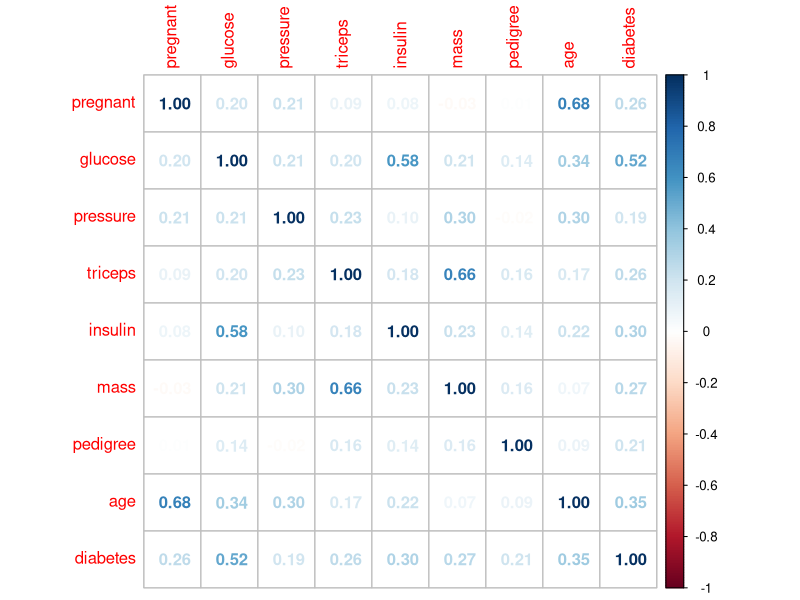
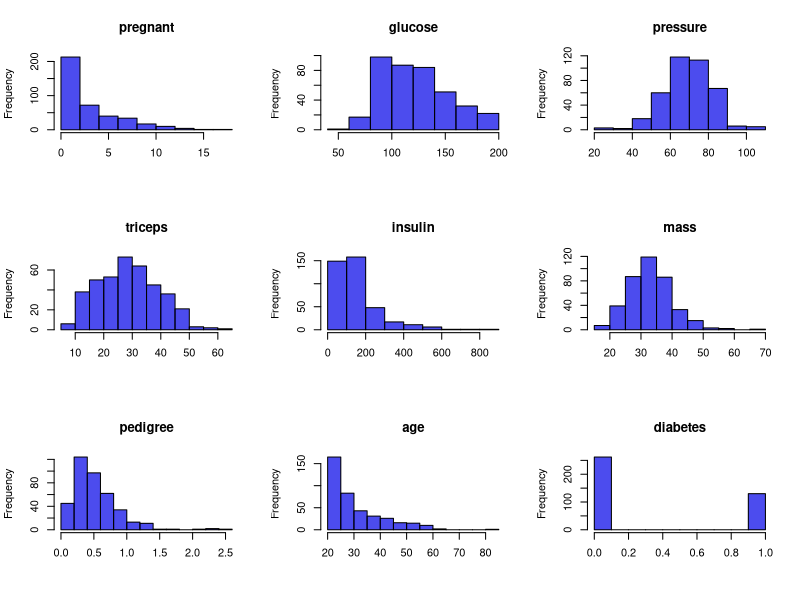
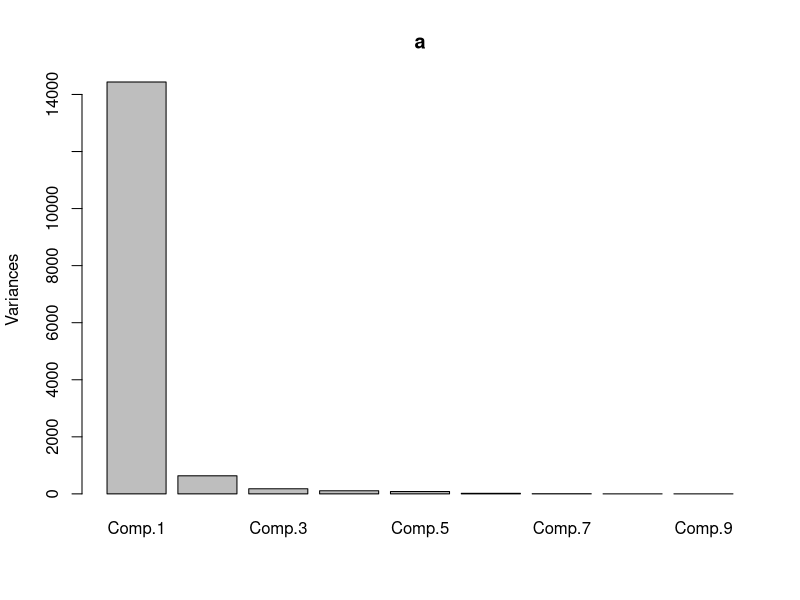
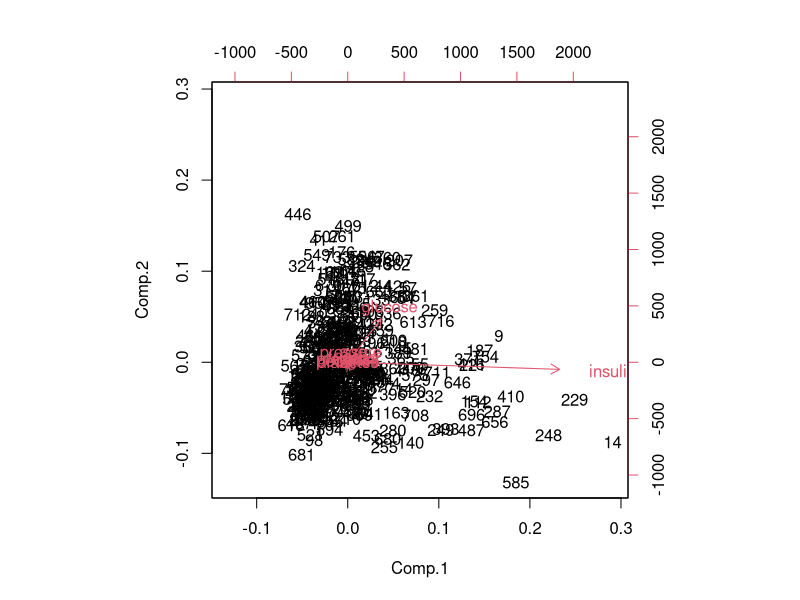
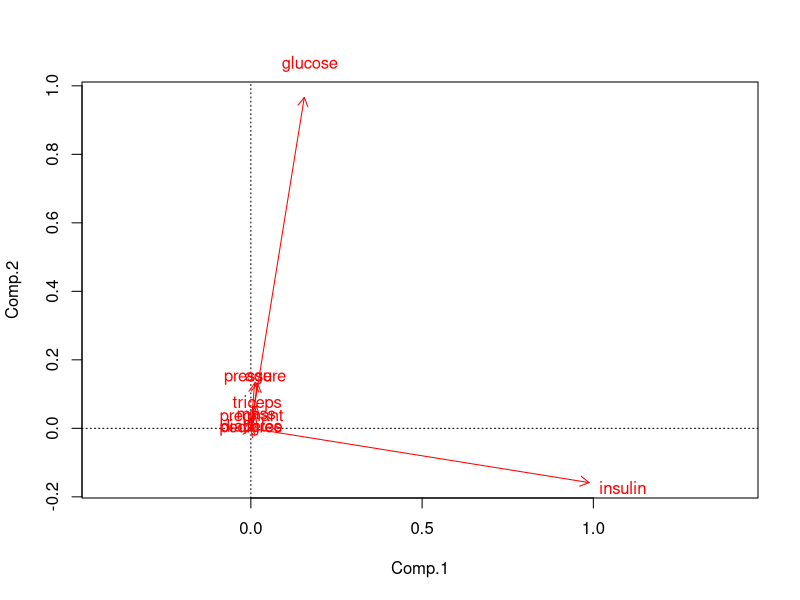
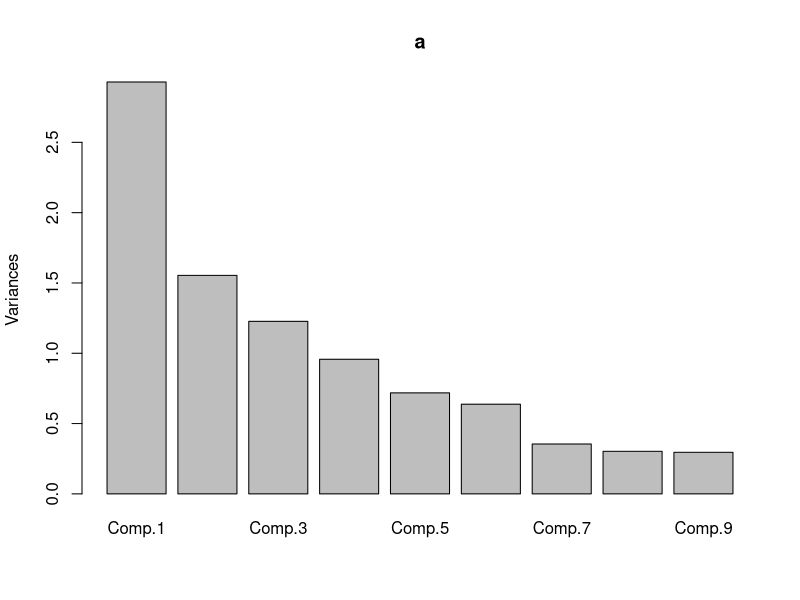
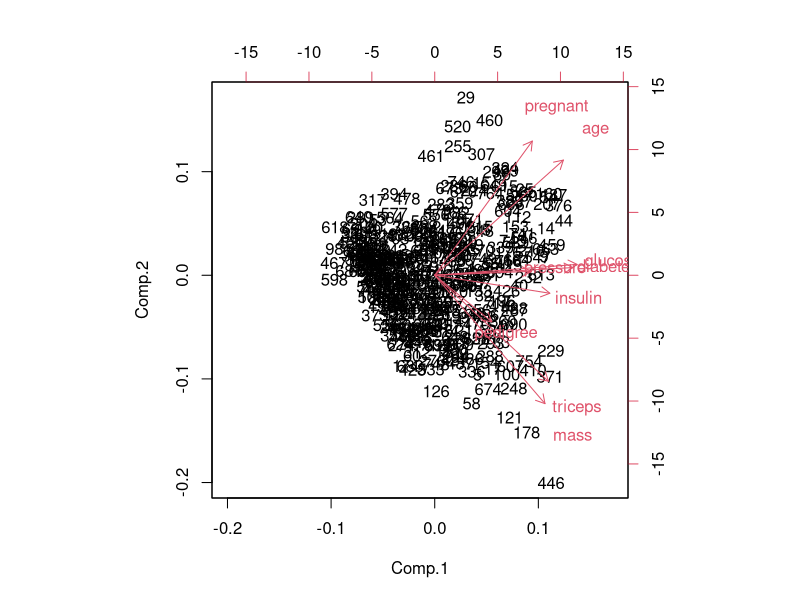
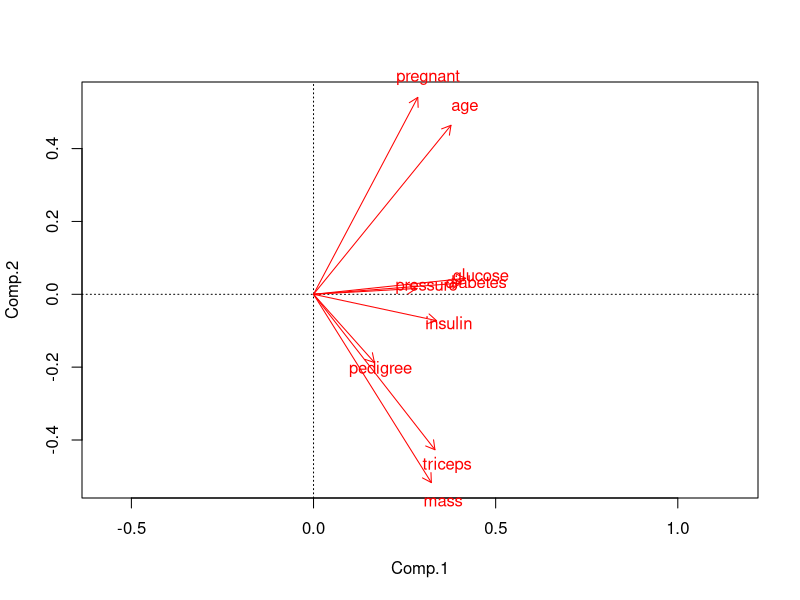

R code for these plots, in order:
require("mlbench")
require("corrplot")
require("class")
data(PimaIndiansDiabetes2,package = "mlbench") #see note about correction to dataset at https://www.rdocumentation.org/packages/mlbench/versions/2.1-1/topics/PimaIndiansDiabetes
Pima <- PimaIndiansDiabetes2;
rm(PimaIndiansDiabetes2)
str(Pima)
Pima$diabetes<-as.numeric(Pima$diabetes) #changing diabetes from a factor to numeric
head(Pima)
Pima$diabetes<-Pima$diabetes-1
summary(Pima)
Pima<-Pima[complete.cases(Pima),] #using only complete records

PimaCorr<-cor(Pima)
corrplot(PimaCorr, method="number")

par(mfrow=c(3,3))  #creating histograms of the variables.
for (i in 1:9){hist(Pima[,i], col=rgb(0,0,.9, .7), xlab="", main = (colnames(Pima[i])))}
par(mfrow=c(1,1))

a<-princomp(Pima[,1:9]) 
a
screeplot(a)
a$loadings #11.1% cumulative variance explained by Comp.1, 77.8% by Comp.7.
biplot(a) #this shows a large eigenvector for insulin, but is messy to read.
X <- a$loadings #this provides a much cleaner view with datapoints removed
plot(X, asp=1, type="n")
abline(v=0, lty=3)
abline(h=0, lty=3)
arrows(0, 0, X[,1], X[,2], len=0.1, col="red")
text(1.1*X, rownames(X), col="red", xpd=T)
print(a)


#repeating above, but with scaled data
Pima[,1:9]<-scale(Pima[,1:9])
a<-princomp(Pima[,1:9]) 
a
screeplot(a)
a$loadings #11.1% cumulative variance explained by Comp.1, 77.8% by Comp.7.
biplot(a) 
X <- a$loadings #this provides a much cleaner view with datapoints removed. Glucose and Pressure are directly aligned with diabetes.
plot(X, asp=1, type="n")
abline(v=0, lty=3)
abline(h=0, lty=3)
arrows(0, 0, X[,1], X[,2], len=0.1, col="red")
text(1.1*X, rownames(X), col="red", xpd=T)
print(a)

data(PimaIndiansDiabetes2,package = "mlbench") #see note about correction to dataset at https://www.rdocumentation.org/packages/mlbench/versions/2.1-1/topics/PimaIndiansDiabetes
Pima <- PimaIndiansDiabetes2;
rm(PimaIndiansDiabetes2)
Pima$diabetes<-as.numeric(Pima$diabetes) #changing diabetes from a factor to numeric
Pima$diabetes<-Pima$diabetes-1
Pima<-Pima[complete.cases(Pima),] 

#this plot shows diabetes status (red=no blue=yes) when plotted on age vs. glucose. There are two distinct clusters. kNN does this but with more variables.
plot(x=Pima$glucose, y=Pima$age, pch=16, col=c('Red', 'Blue')[as.numeric(Pima$diabetes+1)], xlab="Glucose", ylab="Age")

#k nearest neighbors on the Pima data set
splits <- sample(1:nrow(Pima),as.integer(0.7*nrow(Pima))) # Split Pima into training and testing
train <- Pima[splits,]
test <- Pima[-splits,]

#20-nearest neighbours
train_labels <- train[, 9]
test_pred <- knn(train = train, test = test,cl = train_labels, k=20)
table(test[,'diabetes'],test_pred) #confusion matrix
confutable<-table(test[,'diabetes'],test_pred)
#for k=3 neighbors:
#test_pred
#   0  1
#0 63 20   confutable[1,1] confutable[1,2]
#1 12 23   confutable[2,1] confutable[2,2]

knndf<-data.frame()
for (i in 1:50) {test_pred <- knn(train = train, test = test,cl = train_labels, k=i)
confutable<-table(test[,'diabetes'],test_pred)
  knndf[i,1]<-i
  knndf[i,2]<-(confutable[1,1]+confutable[2,2])/118
  knndf[i,3]<-(confutable[1,2]+confutable[2,1])/118
}

#chart with two y-axis showing accuracy and misclassification. Best value appears to be nn=30. Wow.
par(mar = c(5,5,2,5))
with(knndf, plot(V1, V2, col="red", pch=16, ylab="Accuracy", xlab="Nearest Neighbors"))
par(new = T)
with(knndf, plot(V1, V3, pch=16, axes=F, xlab=NA, col="blue", ylab=NA, cex=1.2))
axis(side = 4)
mtext(side = 4, line = 3, 'Misclassification')
legend("topleft", legend=c("Accuracy", "Misclassification"), pch=16, col=c("red", "blue"))


summary(aov(Pima$glucose~Pima$diabetes)) #<2e-16
summary(aov(Pima$insulin~Pima$diabetes)) #1.12e-09
summary(aov(Pima$pregnant~Pima$diabetes)) #2.61e-07
summary(aov(Pima$triceps~Pima$diabetes)) #2.79e-07
summary(aov(Pima$mass~Pima$diabetes)) #5.56e-08
summary(aov(Pima$pedigree~Pima$diabetes)) #2.95e-05
summary(aov(Pima$age~Pima$diabetes)) #8.56e-13
summary(aov(Pima$pressure~Pima$diabetes)) #0.000124

barplot(names.arg = c("Glucose","age", "insulin", "mass", "preg","tri" ,"pedigree", "pressure"), height=log(c(2e-16, 8.56e-13, 1.12e-09, 5.56e-08, 2.61e-07, 2.79e-07, 2.95e-05, 0.000124)))


par(mfrow=c(1,3))
boxplot(Pima$glucose~Pima$diabetes, varwidth=T, main="Glucose", xlab="Diabetes")
boxplot(Pima$age~Pima$diabetes, ylim=c(18,60), main="Age", xlab="Diabetes")
boxplot(Pima$insulin~Pima$diabetes, ylim=c(0,300), main="Insulin", xlab="Diabetes")
par(mfrow=c(1,1))
boxplot(Pima$pregnant~Pima$diabetes, main="Pregnancies", xlab="Diabetes")
boxplot(Pima$triceps~Pima$diabetes, main="Triceps", xlab="Diabetes")
boxplot(Pima$mass~Pima$diabetes, main="BMI, 'Mass'", xlab="Diabetes")
boxplot(Pima$pedigree~Pima$diabetes, main="Pedigree", xlab="Diabetes")
boxplot(Pima$pressure~Pima$diabetes, main="Pressure", xlab="Diabetes")


#my own homemade model...kinda logistic regression based on eyeballing the charts. This one is 75.5102% correct
Pima$Guess<-0
Pima$Guess[Pima$glucose>130]<-1
Pima$IsCorrect[Pima$diabetes == Pima$Guess]<-1
Pima$IsCorrect[Pima$diabetes != Pima$Guess]<-0
sum(Pima$IsCorrect)/length(Pima$IsCorrect)

#this one is 76.27551% accurate. 
Pima$Guess<-0
Pima$Guess[Pima$glucose>130 & Pima$insulin>80]<-1
Pima$IsCorrect[Pima$diabetes == Pima$Guess]<-1
Pima$IsCorrect[Pima$diabetes != Pima$Guess]<-0
sum(Pima$IsCorrect)/length(Pima$IsCorrect)

#this one is 76.27551% accurate. Age doesn't really seem to add more info.
Pima$Guess<-0
Pima$Guess[Pima$glucose>130 & Pima$insulin>80 & Pima$age>20]<-1
Pima$IsCorrect[Pima$diabetes == Pima$Guess]<-1
Pima$IsCorrect[Pima$diabetes != Pima$Guess]<-0
sum(Pima$IsCorrect)/length(Pima$IsCorrect)


#making a plot of accuracy of placement based on if we are guessing diabetes just based on glucose levels
Pima$Guess<-0
Pima$Guess[Pima$glucose>59]<-1
Pima$IsCorrect[Pima$diabetes == Pima$Guess]<-1
Pima$IsCorrect[Pima$diabetes != Pima$Guess]<-0
sum(Pima$IsCorrect)/length(Pima$IsCorrect)
plot(x=59, y=sum(Pima$IsCorrect)/length(Pima$IsCorrect), xlim=c(59,200), ylim=c(0,1), ylab="Classification Accuracy", xlab="Threshold glucose level")
for (i in 60:200){
  Pima$Guess<-0
  Pima$Guess[Pima$glucose>i]<-1
  Pima$IsCorrect[Pima$diabetes == Pima$Guess]<-1
  Pima$IsCorrect[Pima$diabetes != Pima$Guess]<-0
  points(x=i, y=sum(Pima$IsCorrect)/length(Pima$IsCorrect))
}
abline(v=130, col="red")

#making a plot of accuracy of placement based on if we are guessing diabetes just based on age
Pima$Guess<-0
Pima$Guess[Pima$age>18]<-1
Pima$IsCorrect[Pima$age == Pima$Guess]<-1
Pima$IsCorrect[Pima$age != Pima$Guess]<-0
sum(Pima$IsCorrect)/length(Pima$IsCorrect)
plot(x=18, y=sum(Pima$IsCorrect)/length(Pima$IsCorrect), xlim=c(18,80), ylim=c(0,1))
for (i in 19:80){
  Pima$Guess<-0
  Pima$Guess[Pima$age>i]<-1
  Pima$IsCorrect[Pima$diabetes == Pima$Guess]<-1
  Pima$IsCorrect[Pima$diabetes != Pima$Guess]<-0
  points(x=i, y=sum(Pima$IsCorrect)/length(Pima$IsCorrect))
}

#making a plot of accuracy now that I think glucose over 130 is diabetes, I want to know about insulin.
Pima$Guess<-0
Pima$Guess[Pima$glucose>130 & Pima$insulin>59]<-1
Pima$IsCorrect[Pima$diabetes == Pima$Guess]<-1
Pima$IsCorrect[Pima$diabetes != Pima$Guess]<-0
sum(Pima$IsCorrect)/length(Pima$IsCorrect)
plot(x=59, y=sum(Pima$IsCorrect)/length(Pima$IsCorrect), xlim=c(59,300), ylim=c(0,1))
for (i in 60:300){
  Pima$Guess<-0
  Pima$Guess[Pima$glucose>130 & Pima$insulin>i]<-1
  Pima$IsCorrect[Pima$diabetes == Pima$Guess]<-1
  Pima$IsCorrect[Pima$diabetes != Pima$Guess]<-0
  points(x=i, y=sum(Pima$IsCorrect)/length(Pima$IsCorrect))
}

Pima<-Pima[,1:9]

#here is a logit model with accuracy on average of 77.12%
splits <- sample(1:nrow(Pima),as.integer(0.7*nrow(Pima))) # Split Pima into training and testing
train <- Pima[splits,]
test <- Pima[-splits,]

logitmodel <- glm(train$diabetes ~ . , data=train, family=binomial(link="logit"))
summary(logitmodel)
anova(logitmodel, test="Chisq")

fitted.results <- predict(logitmodel,newdata=test,type='response')
fitted.results <- ifelse(fitted.results > 0.5,1,0)

misClasificError <- mean(fitted.results != test$diabetes)
print(paste('Accuracy',1-misClasificError))

#running the logit ten times got me these accuracies. The mean is calculated below. It's 80.51%
mean(0.805084745762712,0.779661016949153,0.771186440677966, 0.796610169491525, 0.745762711864407, 0.771186440677966, 0.796610169491525, 0.745762711864407, 0.796610169491525, 0.847457627118644)
